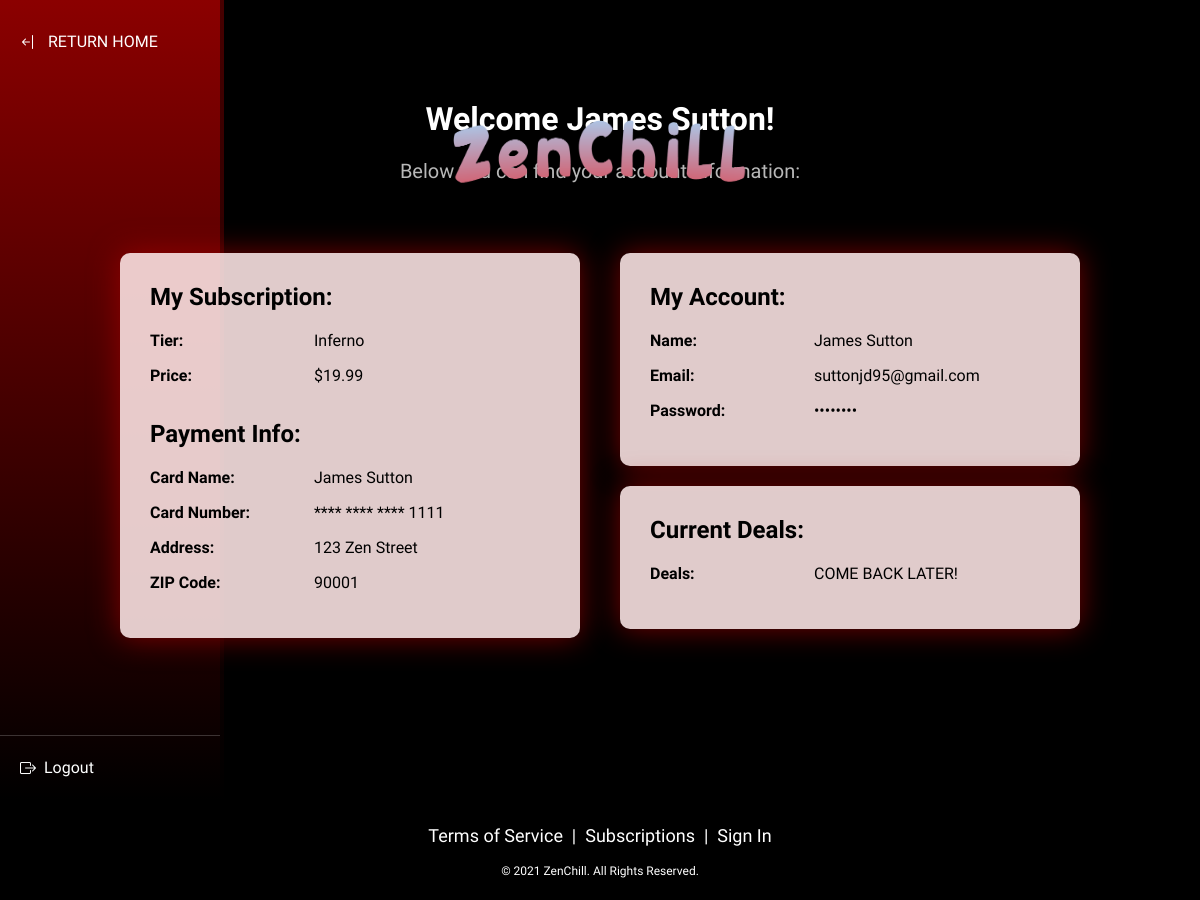
The app's page /account.php, older data.
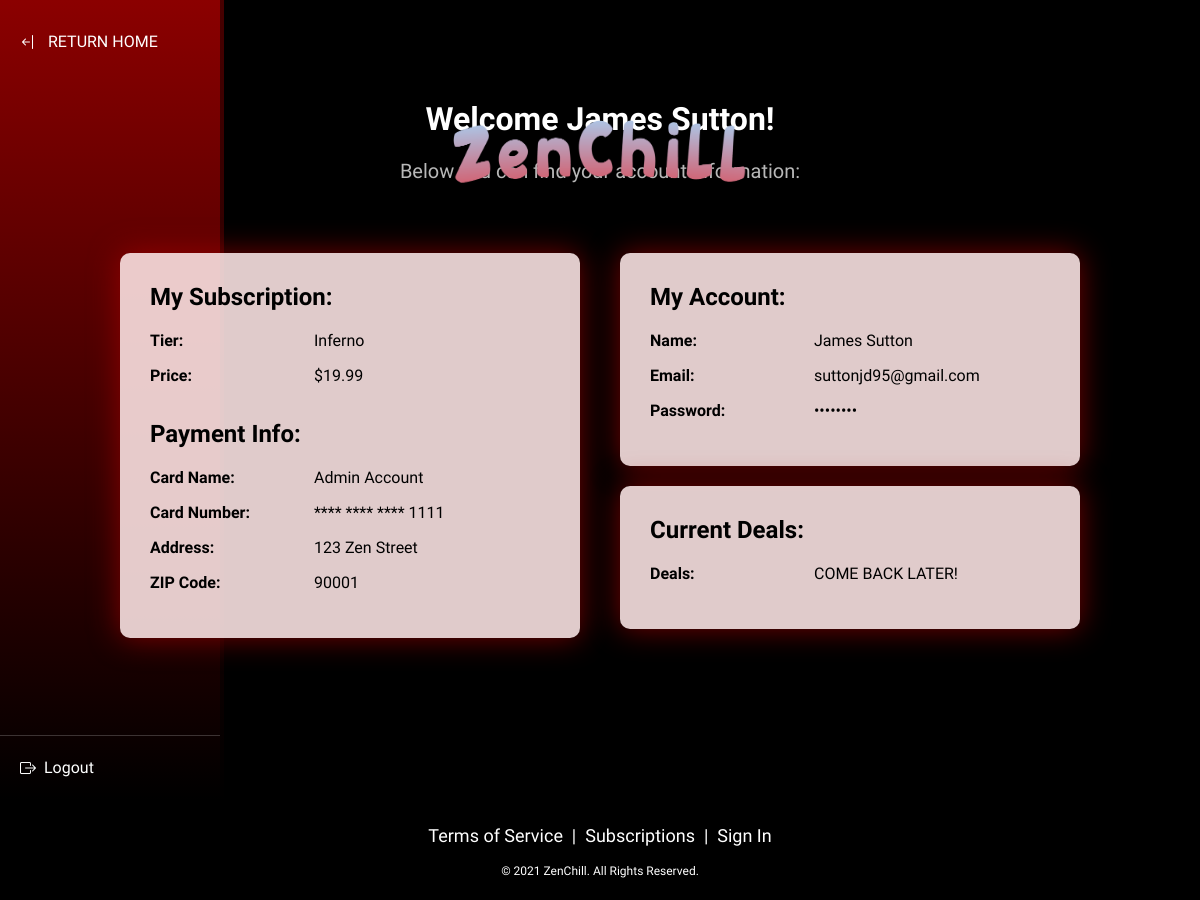
The same page, newer data.
### tables this page shows
CREATE TABLE USERS (
  user_id INT PRIMARY KEY AUTO_INCREMENT,
  name VARCHAR(100),
  email VARCHAR(100) UNIQUE,
  password VARCHAR(255)
);

CREATE TABLE PAYMENT_METHOD (
  payment_id INT PRIMARY KEY AUTO_INCREMENT,
  user_id INT,
  card_number VARCHAR(20),
  card_name VARCHAR(100),
  billing_address VARCHAR(255),
  zip_code VARCHAR(10),
  FOREIGN KEY (user_id) REFERENCES USERS(user_id)
);

CREATE TABLE SUBSCRIPTIONS (
  subscription_id INT PRIMARY KEY AUTO_INCREMENT,
  user_id INT,
  subscription_tier VARCHAR(50),
  price DECIMAL(5,2),
  FOREIGN KEY (user_id) REFERENCES USERS(user_id)
);

### account.php (the view, shortened to what this page needs)
<?php
    include('mysqli_connect.php');
    $user_id = $_SESSION['user_id'] ?? 1;
    $sql = "
        SELECT
            u.name AS username,
            u.email,
            u.password,
            s.subscription_tier,
            s.price,
            p.card_number,
            p.card_name,
            p.billing_address,
            p.zip_code
        FROM USERS u
        LEFT JOIN SUBSCRIPTIONS s ON u.user_id = s.user_id
        LEFT JOIN PAYMENT_METHOD p ON u.user_id = p.user_id
        WHERE u.user_id = ?
    ";
    $stmt = $conn->prepare($sql);
    $stmt->bind_param("i", $user_id);
    $stmt->execute();
    $result = $stmt->get_result();
    $data = $result->fetch_assoc();
?>
<!DOCTYPE html>
<html lang="en">
<head>
</head>
<body>
    <header class="header">
        <a href="account.php">
            <img src="images/ZenChill.jpg" alt="ZenChill Logo" height="80" width="300">
        </a>
    </header>
    <div class="background">
        <img src="images/my_account_background.jpg" alt="account page background image">
    </div>
    <div class="welcome">
            <h1>Welcome <?= htmlspecialchars($data['username']) ?>!</h1>
            <p>Below you can find your account information:</p>
    </div>
    <div class="container">
        <div class="left-column">
            <div class="box">
                <h2>My Subscription:</h2>
                <p><span class="label">Tier:</span> <?= htmlspecialchars($data['subscription_tier']) ?></p>
                <p><span class="label">Price:</span> $<?= htmlspecialchars($data['price']) ?></p>
                <h2>Payment Info:</h2>
                <p><span class="label">Card Name:</span> <?= htmlspecialchars($data['card_name']) ?></p>
                <p><span class="label">Card Number:</span> **** **** **** <?= substr($data['card_number'], -4) ?></p>
                <p><span class="label">Address:</span> <?= htmlspecialchars($data['billing_address']) ?></p>
                <p><span class="label">ZIP Code:</span> <?= htmlspecialchars($data['zip_code']) ?></p>
            </div>
        </div>
        <div class="right-column">
            <div class="box">
                <h2>My Account:</h2>
                <p><span class="label">Name:</span> <?= htmlspecialchars($data['username']) ?></p>
                <p><span class="label">Email:</span> <?= htmlspecialchars($data['email']) ?></p>
                <p><span class="label">Password:</span> ••••••••</p>
            </div>
            <div class="box">
                <h2>Current Deals:</h2>
                <p><span class="label">Deals:</span> COME BACK LATER!</p>
            </div>
        </div>
    </div>
</body>
</html>

Row changes from the older to the newer data that the page shows:
changed through a linked row, users "James Sutton": payment_method.card_name "James Sutton" → "Admin Account"
